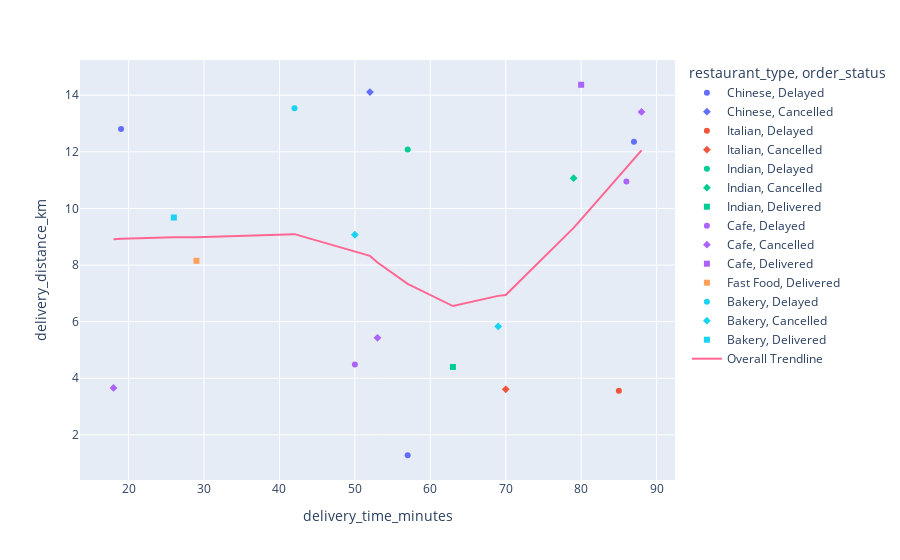

The cell this chart's notebook holds for it:
### Code cell
# We can also customize the points on the scatterplot by using symbol and color values in relation to the dataset. For example,
# for the symbol we can set order_status. Each symbol will be different depending on what the order status is. We can
# also set the color to a category. We can set it to restaurant_type, meaning each color will be different depending on the restaurant type.
# Together, each point will have a distinct color and shape to show what restaurant it is and a distinct shape to show the order status.
# We can display a single, overall trendline with the function trendline_scope.
fig2 = px.scatter(dfdo20, x="delivery_time_minutes", y="delivery_distance_km", symbol="order_status", 
                  color="restaurant_type", trendline="lowess", trendline_scope="overall")
fig2.show()

### Figure 1 — Plotly figure (JSON) as saved in the notebook; plotly's stock layout.template omitted (floating-point values rounded to 4 significant figures)
{"data": [{"hovertemplate": "restaurant_type=Chinese<br>order_status=Delayed<br>delivery_time_minutes=%{x}<br>delivery_distance_km=%{y}<extra></extra>", "legendgroup": "Chinese, Delayed", "marker": {"color": "#636efa", "symbol": "circle"}, "mode": "markers", "name": "Chinese, Delayed", "orientation": "v", "showlegend": true, "type": "scatter", "x": [57, 87, 19], "xaxis": "x", "y": [1.28, 12.36, 12.81], "yaxis": "y"}, {"hovertemplate": "restaurant_type=Chinese<br>order_status=Cancelled<br>delivery_time_minutes=%{x}<br>delivery_distance_km=%{y}<extra></extra>", "legendgroup": "Chinese, Cancelled", "marker": {"color": "#636efa", "symbol": "diamond"}, "mode": "markers", "name": "Chinese, Cancelled", "orientation": "v", "showlegend": true, "type": "scatter", "x": [52], "xaxis": "x", "y": [14.11], "yaxis": "y"}, {"hovertemplate": "restaurant_type=Italian<br>order_status=Delayed<br>delivery_time_minutes=%{x}<br>delivery_distance_km=%{y}<extra></extra>", "legendgroup": "Italian, Delayed", "marker": {"color": "#EF553B", "symbol": "circle"}, "mode": "markers", "name": "Italian, Delayed", "orientation": "v", "showlegend": true, "type": "scatter", "x": [85], "xaxis": "x", "y": [3.56], "yaxis": "y"}, {"hovertemplate": "restaurant_type=Italian<br>order_status=Cancelled<br>delivery_time_minutes=%{x}<br>delivery_distance_km=%{y}<extra></extra>", "legendgroup": "Italian, Cancelled", "marker": {"color": "#EF553B", "symbol": "diamond"}, "mode": "markers", "name": "Italian, Cancelled", "orientation": "v", "showlegend": true, "type": "scatter", "x": [70], "xaxis": "x", "y": [3.61], "yaxis": "y"}, {"hovertemplate": "restaurant_type=Indian<br>order_status=Delayed<br>delivery_time_minutes=%{x}<br>delivery_distance_km=%{y}<extra></extra>", "legendgroup": "Indian, Delayed", "marker": {"color": "#00cc96", "symbol": "circle"}, "mode": "markers", "name": "Indian, Delayed", "orientation": "v", "showlegend": true, "type": "scatter", "x": [57], "xaxis": "x", "y": [12.08], "yaxis": "y"}, {"hovertemplate": "restaurant_type=Indian<br>order_status=Cancelled<br>delivery_time_minutes=%{x}<br>delivery_distance_km=%{y}<extra></extra>", "legendgroup": "Indian, Cancelled", "marker": {"color": "#00cc96", "symbol": "diamond"}, "mode": "markers", "name": "Indian, Cancelled", "orientation": "v", "showlegend": true, "type": "scatter", "x": [79], "xaxis": "x", "y": [11.07], "yaxis": "y"}, {"hovertemplate": "restaurant_type=Indian<br>order_status=Delivered<br>delivery_time_minutes=%{x}<br>delivery_distance_km=%{y}<extra></extra>", "legendgroup": "Indian, Delivered", "marker": {"color": "#00cc96", "symbol": "square"}, "mode": "markers", "name": "Indian, Delivered", "orientation": "v", "showlegend": true, "type": "scatter", "x": [63], "xaxis": "x", "y": [4.4], "yaxis": "y"}, {"hovertemplate": "restaurant_type=Cafe<br>order_status=Delayed<br>delivery_time_minutes=%{x}<br>delivery_distance_km=%{y}<extra></extra>", "legendgroup": "Cafe, Delayed", "marker": {"color": "#ab63fa", "symbol": "circle"}, "mode": "markers", "name": "Cafe, Delayed", "orientation": "v", "showlegend": true, "type": "scatter", "x": [86, 50], "xaxis": "x", "y": [10.95, 4.49], "yaxis": "y"}, {"hovertemplate": "restaurant_type=Cafe<br>order_status=Cancelled<br>delivery_time_minutes=%{x}<br>delivery_distance_km=%{y}<extra></extra>", "legendgroup": "Cafe, Cancelled", "marker": {"color": "#ab63fa", "symbol": "diamond"}, "mode": "markers", "name": "Cafe, Cancelled", "orientation": "v", "showlegend": true, "type": "scatter", "x": [18, 88, 53], "xaxis": "x", "y": [3.66, 13.41, 5.43], "yaxis": "y"}, {"hovertemplate": "restaurant_type=Cafe<br>order_status=Delivered<br>delivery_time_minutes=%{x}<br>delivery_distance_km=%{y}<extra></extra>", "legendgroup": "Cafe, Delivered", "marker": {"color": "#ab63fa", "symbol": "square"}, "mode": "markers", "name": "Cafe, Delivered", "orientation": "v", "showlegend": true, "type": "scatter", "x": [80], "xaxis": "x", "y": [14.37], "yaxis": "y"}, {"hovertemplate": "restaurant_type=Fast Food<br>order_status=Delivered<br>delivery_time_minutes=%{x}<br>delivery_distance_km=%{y}<extra></extra>", "legendgroup": "Fast Food, Delivered", "marker": {"color": "#FFA15A", "symbol": "square"}, "mode": "markers", "name": "Fast Food, Delivered", "orientation": "v", "showlegend": true, "type": "scatter", "x": [29], "xaxis": "x", "y": [8.15], "yaxis": "y"}, {"hovertemplate": "restaurant_type=Bakery<br>order_status=Delayed<br>delivery_time_minutes=%{x}<br>delivery_distance_km=%{y}<extra></extra>", "legendgroup": "Bakery, Delayed", "marker": {"color": "#19d3f3", "symbol": "circle"}, "mode": "markers", "name": "Bakery, Delayed", "orientation": "v", "showlegend": true, "type": "scatter", "x": [42], "xaxis": "x", "y": [13.54], "yaxis": "y"}, {"hovertemplate": "restaurant_type=Bakery<br>order_status=Cancelled<br>delivery_time_minutes=%{x}<br>delivery_distance_km=%{y}<extra></extra>", "legendgroup": "Bakery, Cancelled", "marker": {"color": "#19d3f3", "symbol": "diamond"}, "mode": "markers", "name": "Bakery, Cancelled", "orientation": "v", "showlegend": true, "type": "scatter", "x": [50, 69], "xaxis": "x", "y": [9.07, 5.83], "yaxis": "y"}, {"hovertemplate": "restaurant_type=Bakery<br>order_status=Delivered<br>delivery_time_minutes=%{x}<br>delivery_distance_km=%{y}<extra></extra>", "legendgroup": "Bakery, Delivered", "marker": {"color": "#19d3f3", "symbol": "square"}, "mode": "markers", "name": "Bakery, Delivered", "orientation": "v", "showlegend": true, "type": "scatter", "x": [26], "xaxis": "x", "y": [9.68], "yaxis": "y"}, {"hovertemplate": "<b>LOWESS trendline</b><br><br>delivery_time_minutes=%{x}<br>delivery_distance_km=%{y} <b>(trend)</b><extra></extra>", "legendgroup": "Overall Trendline", "line": {"color": "#FF6692"}, "mode": "lines", "name": "Overall Trendline", "showlegend": true, "type": "scatter", "x": [18, 19, 26, 29, 42, 50, 50, 52, 53, 57, 57, 63, 69, 70, 79, 80, 85, 86, 87, 88], "xaxis": "x", "y": [8.915, 8.928, 8.98, 8.985, 9.092, 8.475, 8.475, 8.323, 8.092, 7.333, 7.333, 6.552, 6.911, 6.941, 9.313, 9.615, 11.15, 11.45, 11.75, 12.05], "yaxis": "y"}], "layout": {"legend": {"title": {"text": "restaurant_type, order_status"}, "tracegroupgap": 0}, "margin": {"t": 60}, "xaxis": {"anchor": "y", "domain": [0, 1], "title": {"text": "delivery_time_minutes"}}, "yaxis": {"anchor": "x", "domain": [0, 1], "title": {"text": "delivery_distance_km"}}}}
